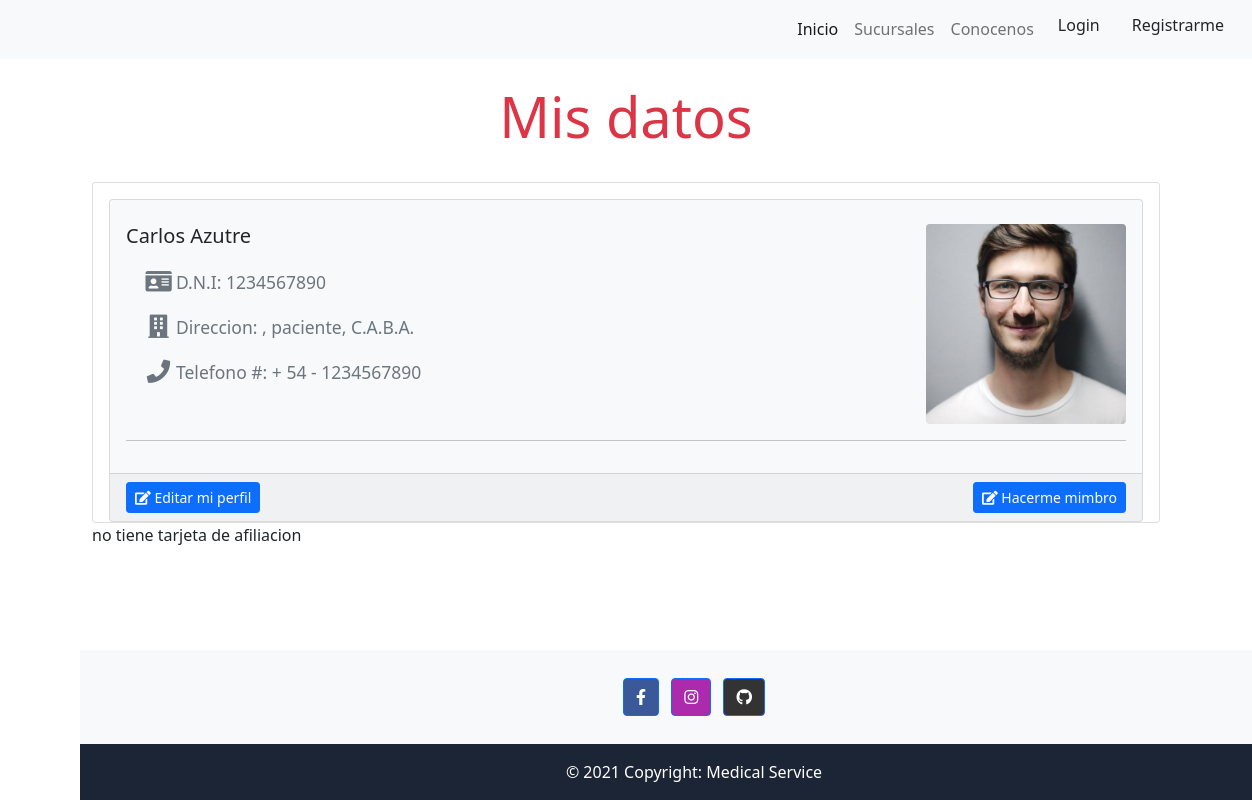
/users/DetailUserProfile/2, run on the app's committed database.
### usersApp/models.py (models this page shows, shortened)
class Usuario(AbstractUser):
    username = models.CharField('Nombre de usuario', unique=True, max_length=100)
    email = models.EmailField('Correo electronico',unique=True, max_length=254)
    name = models.CharField('Nombre', max_length=200, blank=True, null=True)
    lastName = models.CharField('lastName', max_length=200, blank=True, null=True)
    image = models.ImageField('image de perfil', upload_to='perfil/', null=True, blank=True,default='perfil/undefined.jpg')
    usuar_active = models.BooleanField(default=True)
    user_administrator = models.BooleanField(default=False)
    staff = models.BooleanField(default=False)
    dni = models.IntegerField(verbose_name='DNI', blank=True, null=True)
    direc = models.CharField(max_length=300, verbose_name='Direccion', blank=True, null=True)
    loc = models.CharField(max_length=300, verbose_name='Localidad', blank=True, null=True)
    provincias = (
        ('C.A.B.A.', 'C.A.B.A.'),
        ('Buenos Aires', 'Buenos Aires',),
        ('Catamarca', 'Catamarca'),
        ('Chaco', 'Chaco'),
        ('Chubut', 'Chubut'),
        ('Córdoba', 'Córdoba'),
        ('Corrientes', 'Corrientes'),
        ('Entre Ríos', 'Entre Ríos'),
        ('Formosa', 'Formosa'),
        ('Jujuy', 'Jujuy'),
        ('La Pampa', 'La Pampa'),
        ('La Rioja', 'La Rioja'),
        ('Mendoza', 'Mendoza'),
        ('Misiones', 'Misiones'),
        ('Neuquén', 'Neuquén'),
        ('Río Negro', 'Río Negro'),
        ('Salta', 'Salta'),
        ('San Juan', 'San Juan'),
        ('Santa Cruz', 'Santa Cruz'),
        ('Santa Fe', 'Santa Fe'),
        ('Santiago del Estero', 'Santiago del Estero'),
        ('Tierra del Fuego', 'Tierra del Fuego'),
        ('Tucumán', 'Tucumán'),
    )
    pcia = models.CharField(max_length=300, choices=provincias,verbose_name='Provincia', blank=True, null=True)
    tlf = models.IntegerField(verbose_name='Telefono', blank=True, null=True)
    sick = models.BooleanField(default=False)
    doctors = models.ManyToManyField(Doctor,'Doctor',null=True,blank=True)
    patology = models.ManyToManyField(Patology,'Patologia',null=True,blank=True)
    history = models.TextField('Historia',null=True,blank=True)
    isDoctor = models.BooleanField(default=False)
    nrMembership = models.IntegerField(null=True,blank=True)
    objects = UsuarioManager()
    USER_NAME_FIELD = 'username'
    REQUIRED_FIELDS = ['email', 'name']

### usersApp/views.py (the view)
# urls.py: path('DetailUserProfile/<int:pk>',DetailUserProfile.as_view(), name='DetailUserProfile'),
class DetailUserProfile(DeleteView):
    model = Usuario
    template_name = 'usersApp/userDetailProfile.html'

### usersApp/templates/usersApp/userDetailProfile.html (shortened to what this page needs)
{% extends 'base.html' %}
{% load static %}
{% load crispy_forms_tags %}
{% block content %}
<link rel="stylesheet" href="{% static 'css/UserDetailProfile.css' %}">
<div class="container">
    <div class="container">
        <h1 class="display-4 text-center text-danger text-bold">Mis datos</h1>
    </div>
</div>
<div class="container info">
    <div class="row">
        <div class="col-12">
  <div class="container ">
    <div class="card card-solid mt-4">
      <div class="card-body pb-0">
        <div class="row">
          <div class="col-12 col-sm-12 col-md-12 d-flex align-items-stretch flex-column">
            <div class="card w-100 bg-light d-flex flex-fill">
              <div class="card-body pt-0">
                <div class="row">
                  <div class="col-12 mt-4">
                    <div class="d-flex justify-content-between">
                      <h2 class="lead"><b class="text-bold">{{object.name|title}} {{object.lastName|title}}</b>
                        <ul class="ml-4 mb-0 fa-ul text-muted">
                          <li class="small mt-4"><span class="fa-li"><i class="fas fa-lg fa-id-card"></i></span> D.N.I: {{object.dni}}</li>
                          <li class="small mt-4"><span class="fa-li"><i class="fas fa-lg fa-building"></i></span> Direccion: {{p.direc}}, {{object.loc}}, {{object.pcia}}</li>
                          <li class="small mt-4"><span class="fa-li"><i class="fas fa-lg fa-phone"></i></span> Telefono #: + 54 - {{object.tlf}}</li>
                        </ul>
                      </h2>
                      <img src="{{object.image.url}}" alt="user-avatar" class="img-patient rounded img-fluid img-patient">
                    </div>
                      <hr class="w-100">
                    </div>
                </div>
              </div>
              <div class="card-footer">
                <div class="d-flex justify-content-between">
                  <a href="{% url 'userProfile' object.id %}" class="btn btn-sm btn-primary">
                  <i class="fas fa-edit"></i>
                   Editar mi perfil
                  </a>
                   <a href="{% url 'userProfile' object.id %}" class="btn btn-sm btn-primary ">
                   <i class="fas fa-edit"></i>
                    Hacerme mimbro
                  </a>
                </div>
              </div>
            </div>
          </div>
        </div>
      </div>
    </div>
    {% if user.nrMembership == None %}
    <p>no tiene tarjeta de afiliacion</p>
  {% endif %}
  </div>
  </div>
</div>
{% endblock %}

### static/css/base.css (style rules this page uses)
* { padding: 0; margin: 0; box-sizing: border-box; }
:root { --firtsColor:#E6203A; --secondsColor:#33287C; --sidebarColor:#070C1B; }
a { text-decoration: none; color: var(--secondsColor); }
body { position: relative; padding-bottom: 7rem; min-height: 100vh; }

### static/css/UserDetailProfile.css (style rules this page uses)
:root { --firtsColor:#1C2536; }
.img-patient { width:200px; height:200px; object-fit: cover; }
.info { margin-bottom: 6rem; }

### data on the page
Usuario: name "Carlos", lastName "Azutre", dni "1234567890", loc "paciente", pcia "C.A.B.A.", tlf "1234567890", image (picture)
